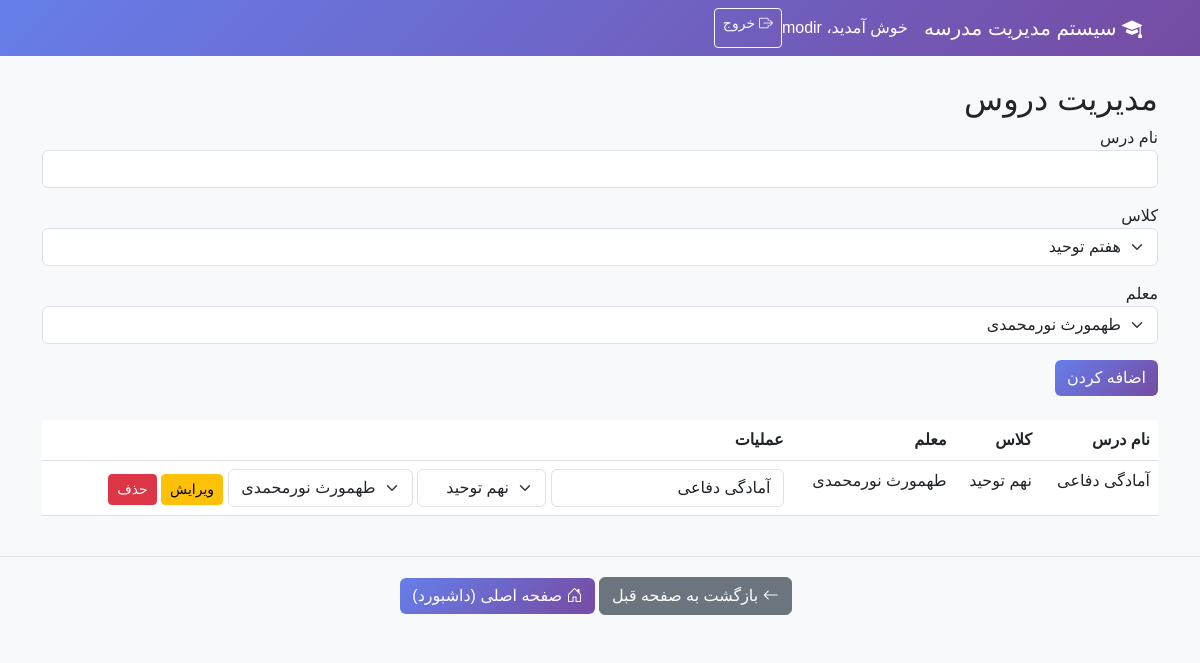
The app's page /admin/subjects (signed in) with its own data.
### models.py (models this page shows)
class Subject(db.Model):
    id = db.Column(db.Integer, primary_key=True)
    name = db.Column(db.String(50), nullable=False)
    class_id = db.Column(db.Integer, db.ForeignKey('class.id'), nullable=False)
    teacher_id = db.Column(db.Integer, db.ForeignKey('teacher.id'), nullable=False)
    class_ = db.relationship('Class', back_populates='subjects')
    teacher = db.relationship('Teacher', back_populates='subjects')
    scores = db.relationship('Score', back_populates='subject_ref')

class Class(db.Model):
    id = db.Column(db.Integer, primary_key=True)
    name = db.Column(db.String(50), nullable=False)
    grade_id = db.Column(db.Integer, db.ForeignKey('grade.id'), nullable=False)
    students = db.relationship('Student', back_populates='class_', lazy=True)
    subjects = db.relationship('Subject', back_populates='class_', lazy=True)
    class_teachers = db.relationship('TeacherClass', back_populates='class_', lazy=True, cascade='all, delete-orphan')
    attendances = db.relationship('Attendance', back_populates='class_', lazy=True)
    grade = db.relationship('Grade', back_populates='classes')

class Teacher(db.Model):
    id = db.Column(db.Integer, primary_key=True)
    username = db.Column(db.String(50), unique=True, nullable=False)
    password_hash = db.Column(db.String(200), nullable=False)
    first_name = db.Column(db.String(50), nullable=False)
    last_name = db.Column(db.String(50), nullable=False)
    teacher_classes = db.relationship('TeacherClass', back_populates='teacher', lazy=True, cascade='all, delete-orphan')
    subjects = db.relationship('Subject', back_populates='teacher', lazy=True)
    skill_scores = db.relationship('SkillScore', back_populates='teacher', lazy=True)
    discipline_scores = db.relationship('DisciplineScore', back_populates='teacher', lazy=True)

### routes/admin.py (the view)
@admin_bp.route('/subjects')
@login_required(role='admin')
def manage_subjects():
    subjects = Subject.query.all()
    classes = Class.query.all()
    teachers = Teacher.query.all()
    return render_template('manage_subjects.html', subjects=subjects, classes=classes, teachers=teachers)

### routes/general.py (called while the page is built)
def login_required(role='any'):
    def decorator(f):
        @wraps(f)
        def decorated_function(*args, **kwargs):
            if 'user_id' not in session:
                flash('لطفا وارد شوید', 'error')
                return redirect(url_for('general.login'))
            if role == 'admin' and session.get('role') != 'admin':
                flash('دسترسی محدود به ادمین', 'error')
                return redirect(url_for('general.login'))
            return f(*args, **kwargs)
        return decorated_function
    return decorator

### templates/manage_subjects.html
{% extends "base.html" %}
{% block content %}
<h2>مدیریت دروس</h2>
<form method="POST" action="{{ url_for('admin.add_subject') }}">
    <div class="mb-3">
        <label>نام درس</label>
        <input type="text" name="name" class="form-control" required>
    </div>
    <div class="mb-3">
        <label>کلاس</label>
        <select name="class_id" class="form-select" required>
            {% for cls in classes %}
            <option value="{{ cls.id }}">{{ cls.name }}</option>
            {% endfor %}
        </select>
    </div>
    <div class="mb-3">
        <label>معلم</label>
        <select name="teacher_id" class="form-select" required>
            {% for teacher in teachers %}
            <option value="{{ teacher.id }}">{{ teacher.first_name }} {{ teacher.last_name }}</option>
            {% endfor %}
        </select>
    </div>
    <button type="submit" class="btn btn-primary">اضافه کردن</button>
</form>
<table class="table mt-4">
    <thead>
        <tr><th>نام درس</th><th>کلاس</th><th>معلم</th><th>عملیات</th></tr>
    </thead>
    <tbody>
        {% for subject in subjects %}
        <tr>
            <td>{{ subject.name }}</td>
            <td>{{ subject.class_.name }}</td>
            <td>{{ subject.teacher.first_name }} {{ subject.teacher.last_name }}</td>
            <td>
                <form method="POST" action="{{ url_for('admin.edit_subject', subject_id=subject.id) }}" class="d-inline">
                    <input type="text" name="name" value="{{ subject.name }}" class="form-control d-inline w-auto" style="width:80px;">
                    <select name="class_id" class="form-select d-inline w-auto" style="width:100px;">
                        {% for cls in classes %}
                        <option value="{{ cls.id }}" {% if subject.class_id == cls.id %}selected{% endif %}>{{ cls.name }}</option>
                        {% endfor %}
                    </select>
                    <select name="teacher_id" class="form-select d-inline w-auto" style="width:120px;">
                        {% for t in teachers %}
                        <option value="{{ t.id }}" {% if subject.teacher_id == t.id %}selected{% endif %}>{{ t.first_name }} {{ t.last_name }}</option>
                        {% endfor %}
                    </select>
                    <button type="submit" class="btn btn-sm btn-warning">ویرایش</button>
                </form>
                <a href="{{ url_for('admin.delete_subject', subject_id=subject.id) }}" class="btn btn-sm btn-danger" onclick="return confirm('حذف شود؟')">حذف</a>
            </td>
        </tr>
        {% endfor %}
    </tbody>
</table>
{% endblock %}

### templates/base.html (style rules this page uses)
body { font-family: 'Vazir', sans-serif; background-color: #f8f9fa; }
.btn-primary { background: linear-gradient(135deg, #667eea 0%, #764ba2 100%); border: none; }

### records on screen
Subject: name "آمادگی دفاعی", class_.name "نهم توحید", teacher.first_name "طهمورث", teacher.last_name "نورمحمدی", class_id "نهم توحید", teacher_id "طهمورث نورمحمدی"

### other values on screen
{{ session.get('username') }} "modir"
form field class_id "هفتم توحید"
form field teacher_id "طهمورث نورمحمدی"
